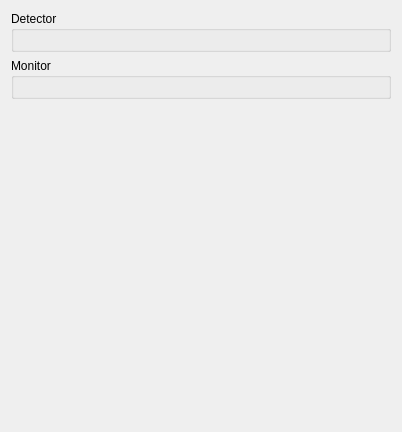
<?xml version="1.0" encoding="UTF-8"?>
<ui version="4.0">
 <class>Form</class>
 <widget class="QWidget" name="Form">
  <property name="geometry">
   <rect>
    <x>0</x>
    <y>0</y>
    <width>402</width>
    <height>432</height>
   </rect>
  </property>
  <property name="windowTitle">
   <string>Form</string>
  </property>
  <layout class="QGridLayout" name="gridLayout">
   <item row="0" column="0">
    <widget class="QGroupBox" name="groupBox_2">
     <property name="title">
      <string>Detector</string>
     </property>
     <layout class="QGridLayout" name="gridLayout_2">
      <item row="0" column="0">
       <widget class="ValueDisplay" name="d_detrate">
        <property name="minimumSize">
         <size>
          <width>60</width>
          <height>0</height>
         </size>
        </property>
        <property name="key" stdset="0">
         <string>det.rates[0][0]</string>
        </property>
        <property name="name" stdset="0">
         <string>Rate</string>
        </property>
        <property name="unit" stdset="0">
         <string>cts/s</string>
        </property>
        <property name="format" stdset="0">
         <string>%.1f</string>
        </property>
        <property name="text" stdset="0">
         <string>0</string>
        </property>
       </widget>
      </item>
      <item row="0" column="1">
       <widget class="ValueDisplay" name="d_detrate_inst">
        <property name="minimumSize">
         <size>
          <width>60</width>
          <height>0</height>
         </size>
        </property>
        <property name="key" stdset="0">
         <string>det.rates[1][0]</string>
        </property>
        <property name="name" stdset="0">
         <string>Inst. rate</string>
        </property>
        <property name="unit" stdset="0">
         <string>cts/s</string>
        </property>
        <property name="format" stdset="0">
         <string>%.1f</string>
        </property>
        <property name="text" stdset="0">
         <string>0</string>
        </property>
       </widget>
      </item>
     </layout>
    </widget>
   </item>
   <item row="1" column="0">
    <widget class="QGroupBox" name="groupBox_4">
     <property name="title">
      <string>Monitor</string>
     </property>
     <layout class="QGridLayout" name="gridLayout_3">
      <item row="0" column="0">
       <widget class="ValueDisplay" name="d_monrate">
        <property name="minimumSize">
         <size>
          <width>60</width>
          <height>0</height>
         </size>
        </property>
        <property name="key" stdset="0">
         <string>det.rates[0][1]</string>
        </property>
        <property name="name" stdset="0">
         <string>Rate</string>
        </property>
        <property name="unit" stdset="0">
         <string>cts/s</string>
        </property>
        <property name="format" stdset="0">
         <string>%.1f</string>
        </property>
        <property name="text" stdset="0">
         <string>0</string>
        </property>
       </widget>
      </item>
      <item row="0" column="1">
       <widget class="ValueDisplay" name="d_monrate_inst">
        <property name="minimumSize">
         <size>
          <width>60</width>
          <height>0</height>
         </size>
        </property>
        <property name="key" stdset="0">
         <string>det.rates[1][1]</string>
        </property>
        <property name="name" stdset="0">
         <string>Inst. rate</string>
        </property>
        <property name="unit" stdset="0">
         <string>cts/s</string>
        </property>
        <property name="format" stdset="0">
         <string>%.1f</string>
        </property>
        <property name="text" stdset="0">
         <string>0</string>
        </property>
       </widget>
      </item>
     </layout>
    </widget>
   </item>
   <item row="3" column="0">
    <spacer name="verticalSpacer">
     <property name="orientation">
      <enum>Qt::Vertical</enum>
     </property>
     <property name="sizeType">
      <enum>QSizePolicy::Minimum</enum>
     </property>
     <property name="sizeHint" stdset="0">
      <size>
       <width>20</width>
       <height>8</height>
      </size>
     </property>
    </spacer>
   </item>
   <item row="2" column="0">
    <widget class="TrendPlot" name="trendPlot">
     <property name="sizePolicy">
      <sizepolicy hsizetype="Minimum" vsizetype="MinimumExpanding">
       <horstretch>0</horstretch>
       <verstretch>0</verstretch>
      </sizepolicy>
     </property>
     <property name="minimumSize">
      <size>
       <width>60</width>
       <height>30</height>
      </size>
     </property>
     <property name="devices" stdset="0">
      <stringlist>
       <string>det.rates[0][1]</string>
       <string>det.rates[0][0]</string>
       <string>det.rates[1][1]</string>
       <string>det.rates[1][0]</string>
      </stringlist>
     </property>
     <property name="names" stdset="0">
      <stringlist>
       <string>Monitor</string>
       <string>Detector</string>
       <string>Monitor (inst.)</string>
       <string>Detector (inst.)</string>
      </stringlist>
     </property>
     <property name="legend" stdset="0">
      <bool>true</bool>
     </property>
    </widget>
   </item>
  </layout>
 </widget>
 <customwidgets>
  <customwidget>
   <class>ValueDisplay</class>
   <extends>QWidget</extends>
   <header>nicos.guisupport.display</header>
  </customwidget>
  <customwidget>
   <class>TrendPlot</class>
   <extends>QWidget</extends>
   <header>nicos.guisupport.plots</header>
  </customwidget>
 </customwidgets>
 <resources/>
 <connections/>
</ui>
